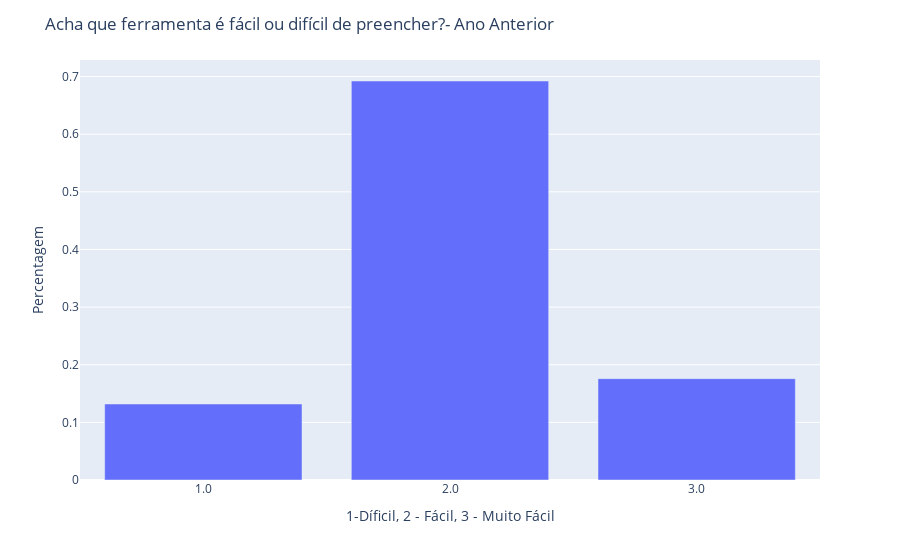

Notebook cell for this chart:
### Code cell
import plotly_express as px

fig = px.bar(Year1Facilidade, x='Liked?', y='percentage',
             labels={'Liked?':'1-Díficil, 2 - Fácil, 3 - Muito Fácil',
                    'percentage':'Percentagem'})


fig.update_layout(title_text='Acha que ferramenta é fácil ou difícil de preencher?- Ano Anterior')
fig.update_layout(xaxis_type='category')


fig.show()
fig.write_image('Outputs/ImageOutputsYear/Year1Facilidade.png')

### Figure 1 — Plotly figure (JSON) as saved in the notebook; plotly's stock layout.template omitted (floating-point values rounded to 4 significant figures)
{"data": [{"alignmentgroup": "True", "hovertemplate": "1-Díficil, 2 - Fácil, 3 - Muito Fácil=%{x}<br>Percentagem=%{y}<extra></extra>", "legendgroup": "", "marker": {"color": "#636efa"}, "name": "", "offsetgroup": "", "orientation": "v", "showlegend": false, "textposition": "auto", "type": "bar", "x": ["1.0", "2.0", "3.0"], "xaxis": "x", "y": [0.1319, 0.6923, 0.1758], "yaxis": "y"}], "layout": {"barmode": "relative", "legend": {"tracegroupgap": 0}, "margin": {"t": 60}, "title": {"text": "Acha que ferramenta é fácil ou difícil de preencher?- Ano Anterior"}, "xaxis": {"anchor": "y", "domain": [0, 1], "title": {"text": "1-Díficil, 2 - Fácil, 3 - Muito Fácil"}, "type": "category"}, "yaxis": {"anchor": "x", "domain": [0, 1], "title": {"text": "Percentagem"}}}}
